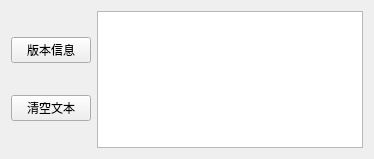
<?xml version="1.0" encoding="UTF-8"?>
<ui version="4.0">
 <class>WidgetClass</class>
 <widget class="QWidget" name="WidgetClass">
  <property name="geometry">
   <rect>
    <x>0</x>
    <y>0</y>
    <width>374</width>
    <height>159</height>
   </rect>
  </property>
  <property name="windowTitle">
   <string>Widget</string>
  </property>
  <layout class="QHBoxLayout" name="horizontalLayout">
   <item>
    <layout class="QVBoxLayout" name="verticalLayout">
     <item>
      <widget class="QPushButton" name="infoBtn">
       <property name="text">
        <string>版本信息</string>
       </property>
      </widget>
     </item>
     <item>
      <widget class="QPushButton" name="clearBtn">
       <property name="text">
        <string>清空文本</string>
       </property>
      </widget>
     </item>
    </layout>
   </item>
   <item>
    <widget class="QTextEdit" name="textEdit"/>
   </item>
  </layout>
 </widget>
 <layoutdefault spacing="6" margin="11"/>
 <resources>
  <include location="Widget.qrc"/>
 </resources>
 <connections/>
</ui>
